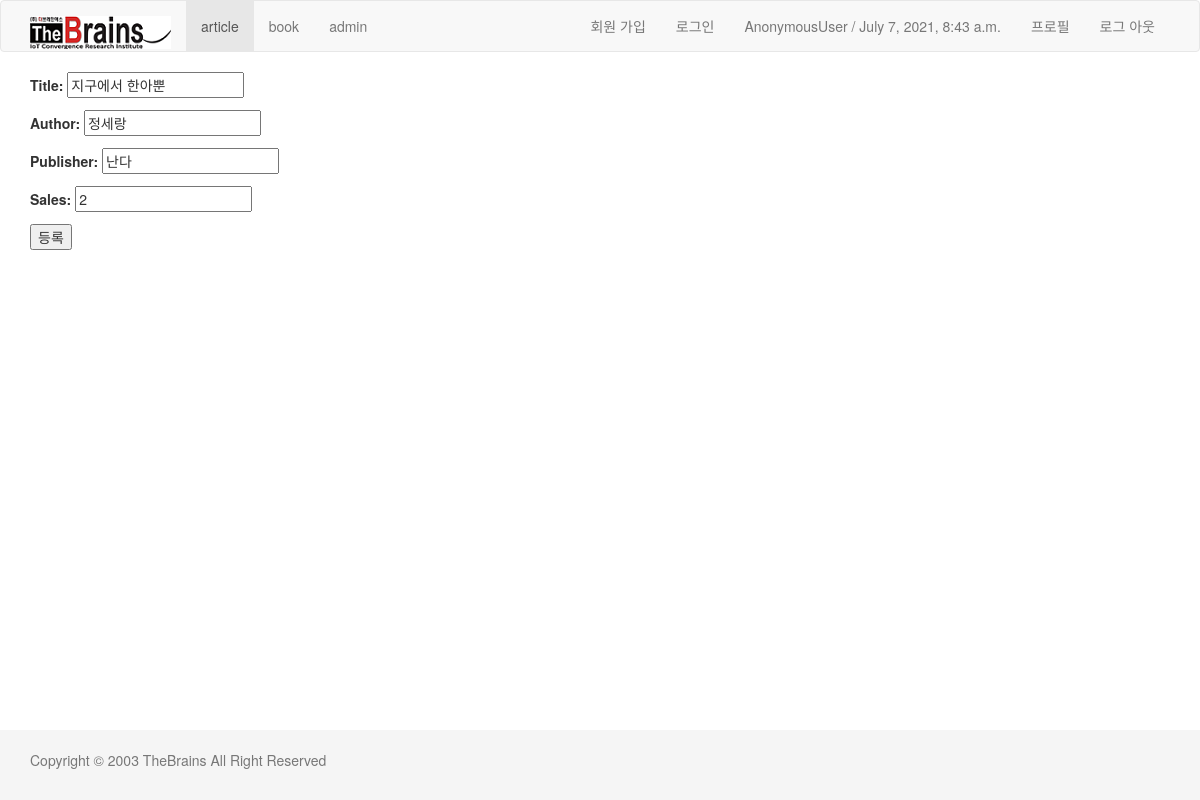
/book/1/edit/, run on an earlier commit of the app's database.
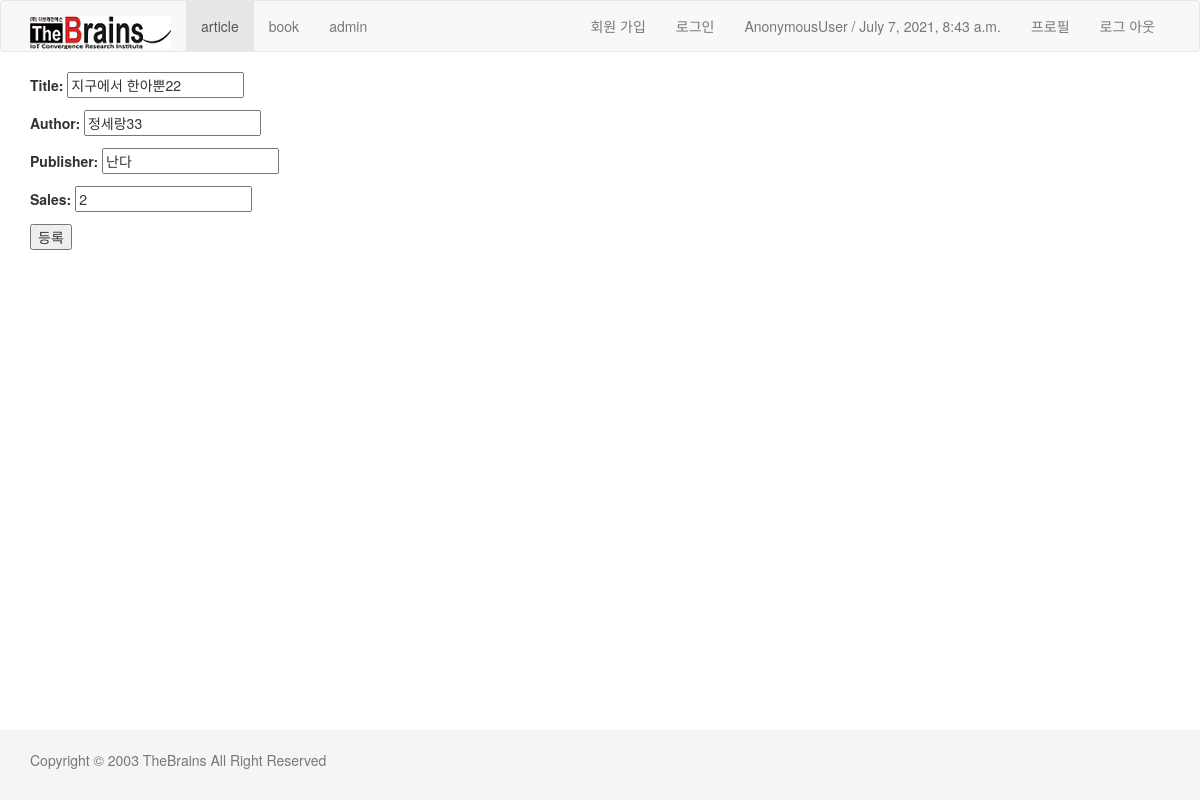
And on a later commit of the database.
### book/models.py (models this page shows, shortened)
class Book(models.Model):
    title = models.CharField(max_length=50)
    author = models.CharField(max_length=50)
    publisher = models.CharField(max_length=50)
    publication_date = models.DateTimeField(auto_now_add=True)
    ip = models.CharField(max_length=15) # 데이터를 등록한 client 의 ip를 insert하고 싶음(request 안에 들어있음 -> commit = False로 두고 인스턴스만 먼저 받은 후 requset 정보를 까서 clietn의 ip를 DB에 추가한다.)
    sales = models.IntegerField(validators=[numCheck])

### book/views.py (the view)
# urls.py: path('<id>/edit/', views.book_edit, name="edit"),
def book_edit(request, id):
    book = get_object_or_404(Book, id=id) #요청한 id에 해당하는 인스턴스 가져오기(기존데이터)
    if request.method == 'POST':
        form = BookModelForm(request.POST, instance=book)
        if form.is_valid():
            book = form.save(commit=False)
            book.ip = request.META['REMOTE_ADDR']
            book.save()
            print(book)
            return redirect(book)
    else: # GET 방식으로 들어올 경우 채워진 입력폼 제공
        form = BookModelForm(instance = book)
        return render(request, 'book/book_form.html', {'form':form})

### book/forms.py (shortened to what this page needs)
class BookModelForm(forms.ModelForm):
    class Meta:
        model = Book
        fields = ['title', 'author', 'publisher', 'sales']

### article/context_processors.py (called while the page is built)
def article(request):
    return {
        'today':timezone.now(),
    }

### book/templates/book/book_form.html (shortened to what this page needs)
{% extends 'layout.html' %}
{% block content %}
    <form action='' method="POST">
        {{ form.as_p }}
        <input type="submit" value="등록">
    </form>
{% endblock %}

What changed in the data, as far as the page shows it:
changed Book "난다": title "지구에서 한아뿐" → "지구에서 한아뿐22"; author "정세랑" → "정세랑33"
